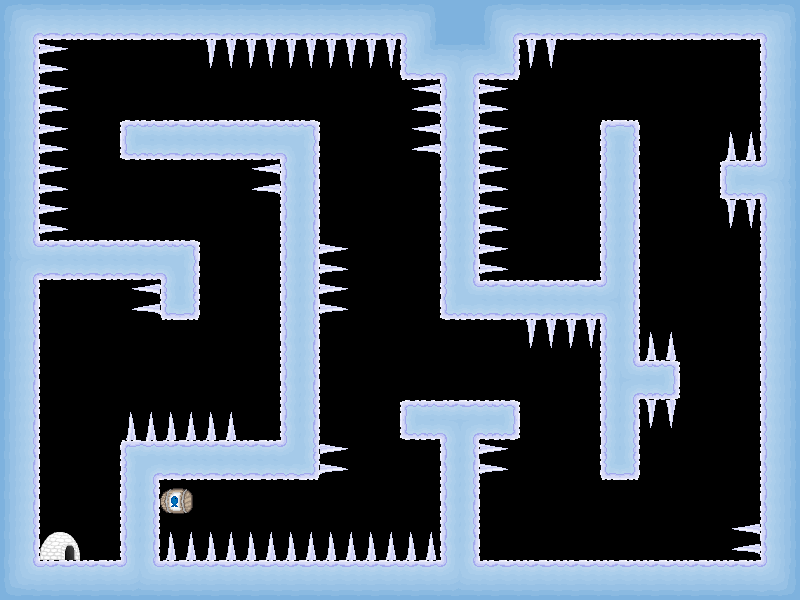

The image is a tile-based game level rendered from a .tmx file. Its description and source (layers, tilesets, objects; grid data summarised) follow:
An orthogonal 20x15 tile map with 40x40 px tiles, 1 tile layer (Kachelebene 1), 4 tilesets.

<map version="1.0" orientation="orthogonal" width="20" height="15" tilewidth="40" tileheight="40">
 <tileset firstgid="1" name="Objekte" tilewidth="40" tileheight="40">
  <image source="Objekte.png" width="160" height="120" />
  <tile id="0">
   <properties>
    <property name="die" value="true" />
    <property name="id" value="14" />
   </properties>
  </tile>
  <tile id="1">
   <properties>
    <property name="die" value="true" />
    <property name="id" value="15" />
   </properties>
  </tile>
  <tile id="2">
   <properties>
    <property name="die" value="true" />
    <property name="id" value="16" />
   </properties>
  </tile>
  <tile id="3">
   <properties>
    <property name="die" value="true" />
    <property name="id" value="17" />
   </properties>
  </tile>
  <tile id="4">
   <properties>
    <property name="id" value="18" />
    <property name="level" value="true" />
   </properties>
  </tile>
  <tile id="5">
   <properties>
    <property name="id" value="19" />
    <property name="level" value="true" />
   </properties>
  </tile>
  <tile id="6">
   <properties>
    <property name="id" value="20" />
    <property name="level" value="true" />
   </properties>
  </tile>
  <tile id="7">
   <properties>
    <property name="id" value="21" />
    <property name="level" value="true" />
   </properties>
  </tile>
  <tile id="8">
   <properties>
    <property name="fish" value="true" />
    <property name="id" value="22" />
   </properties>
  </tile>
  <tile id="9">
   <properties>
    <property name="fish" value="true" />
    <property name="id" value="23" />
   </properties>
  </tile>
  <tile id="10">
   <properties>
    <property name="fish" value="true" />
    <property name="id" value="24" />
   </properties>
  </tile>
  <tile id="11">
   <properties>
    <property name="fish" value="true" />
    <property name="id" value="25" />
   </properties>
  </tile>
 </tileset>
 <tileset firstgid="13" name="Personen" tilewidth="40" tileheight="40">
  <image source="Personen.png" width="160" height="160" />
 </tileset>
 <tileset firstgid="29" name="Texturen" tilewidth="40" tileheight="40">
  <image source="Texturen.png" width="160" height="480" />
  <tile id="0">
   <properties>
    <property name="blocked" value="true" />
    <property name="id" value="0" />
   </properties>
  </tile>
  <tile id="1">
   <properties>
    <property name="blocked" value="true" />
    <property name="id" value="1" />
   </properties>
  </tile>
  <tile id="2">
   <properties>
    <property name="blocked" value="true" />
    <property name="id" value="3" />
   </properties>
  </tile>
  <tile id="3">
   <properties>
    <property name="blocked" value="true" />
    <property name="id" value="4" />
   </properties>
  </tile>
  <tile id="4">
   <properties>
    <property name="blocked" value="true" />
    <property name="id" value="5" />
   </properties>
  </tile>
  <tile id="5">
   <properties>
    <property name="blocked" value="true" />
    <property name="id" value="6" />
   </properties>
  </tile>
  <tile id="6">
   <properties>
    <property name="blocked" value="true" />
    <property name="id" value="7" />
   </properties>
  </tile>
  <tile id="7">
   <properties>
    <property name="blocked" value="true" />
    <property name="id" value="8" />
   </properties>
  </tile>
  <tile id="8">
   <properties>
    <property name="blocked" value="true" />
    <property name="id" value="9" />
   </properties>
  </tile>
  <tile id="9">
   <properties>
    <property name="blocked" value="true" />
    <property name="id" value="10" />
   </properties>
  </tile>
  <tile id="10">
   <properties>
    <property name="blocked" value="true" />
    <property name="id" value="11" />
   </properties>
  </tile>
  <tile id="11">
   <properties>
    <property name="blocked" value="true" />
    <property name="id" value="12" />
   </properties>
  </tile>
  <tile id="12">
   <properties>
    <property name="blocked" value="true" />
    <property name="id" value="13" />
   </properties>
  </tile>
  <tile id="13">
   <properties>
    <property name="blocked" value="true" />
    <property name="id" value="27" />
   </properties>
  </tile>
  <tile id="14">
   <properties>
    <property name="blocked" value="true" />
    <property name="id" value="28" />
   </properties>
  </tile>
  <tile id="15">
   <properties>
    <property name="blocked" value="true" />
    <property name="id" value="29" />
   </properties>
  </tile>
  <tile id="16">
   <properties>
    <property name="blocked" value="true" />
    <property name="id" value="30" />
   </properties>
  </tile>
  <tile id="17">
   <properties>
    <property name="blocked" value="true" />
    <property name="id" value="31" />
   </properties>
  </tile>
  <tile id="18">
   <properties>
    <property name="blocked" value="true" />
    <property name="id" value="32" />
   </properties>
  </tile>
  <tile id="19">
   <properties>
    <property name="blocked" value="true" />
    <property name="id" value="33" />
   </properties>
  </tile>
  <tile id="20">
   <properties>
    <property name="blocked" value="true" />
    <property name="id" value="34" />
   </properties>
  </tile>
  <tile id="21">
   <properties>
    <property name="blocked" value="true" />
    <property name="id" value="35" />
   </properties>
  </tile>
  <tile id="22">
   <properties>
    <property name="blocked" value="true" />
    <property name="id" value="36" />
   </properties>
  </tile>
  <tile id="23">
   <properties>
    <property name="blocked" value="true" />
    <property name="id" value="37" />
   </properties>
  </tile>
  <tile id="24">
   <properties>
    <property name="blocked" value="true" />
    <property name="id" value="38" />
   </properties>
  </tile>
  <tile id="25">
   <properties>
    <property name="blocked" value="true" />
    <property name="id" value="39" />
   </properties>
  </tile>
  <tile id="26">
   <properties>
    <property name="blocked" value="true" />
    <property name="id" value="40" />
   </properties>
  </tile>
  <tile id="27">
   <properties>
    <property name="blocked" value="true" />
    <property name="id" value="41" />
   </properties>
  </tile>
  <tile id="28">
   <properties>
    <property name="blocked" value="true" />
    <property name="id" value="42" />
   </properties>
  </tile>
  <tile id="29">
   <properties>
    <property name="blocked" value="true" />
    <property name="id" value="43" />
   </properties>
  </tile>
  <tile id="30">
   <properties>
    <property name="blocked" value="true" />
    <property name="id" value="44" />
   </properties>
  </tile>
  <tile id="31">
   <properties>
    <property name="blocked" value="true" />
    <property name="id" value="45" />
   </properties>
  </tile>
  <tile id="32">
   <properties>
    <property name="blocked" value="true" />
    <property name="id" value="46" />
   </properties>
  </tile>
  <tile id="33">
   <properties>
    <property name="blocked" value="true" />
    <property name="id" value="47" />
   </properties>
  </tile>
  <tile id="34">
   <properties>
    <property name="blocked" value="true" />
    <property name="id" value="48" />
   </properties>
  </tile>
  <tile id="35">
   <properties>
    <property name="blocked" value="true" />
    <property name="id" value="49" />
   </properties>
  </tile>
  <tile id="36">
   <properties>
    <property name="blocked" value="true" />
    <property name="id" value="50" />
   </properties>
  </tile>
  <tile id="37">
   <properties>
    <property name="blocked" value="true" />
    <property name="id" value="51" />
   </properties>
  </tile>
  <tile id="38">
   <properties>
    <property name="blocked" value="true" />
    <property name="id" value="52" />
   </properties>
  </tile>
  <tile id="39">
   <properties>
    <property name="blocked" value="true" />
    <property name="id" value="53" />
   </properties>
  </tile>
  <tile id="40">
   <properties>
    <property name="blocked" value="true" />
    <property name="id" value="54" />
   </properties>
  </tile>
  <tile id="41">
   <properties>
    <property name="blocked" value="true" />
    <property name="id" value="55" />
   </properties>
  </tile>
  <tile id="42">
   <properties>
    <property name="blocked" value="true" />
    <property name="id" value="56" />
   </properties>
  </tile>
  <tile id="43">
   <properties>
    <property name="blocked" value="true" />
    <property name="id" value="57" />
   </properties>
  </tile>
  <tile id="44">
   <properties>
    <property name="blocked" value="true" />
    <property name="id" value="58" />
   </properties>
  </tile>
  <tile id="45">
   <properties>
    <property name="blocked" value="true" />
    <property name="id" value="59" />
   </properties>
  </tile>
  <tile id="46">
   <properties>
    <property name="blocked" value="true" />
    <property name="id" value="60" />
   </properties>
  </tile>
 </tileset>
 <tileset firstgid="77" name="Eissturm" tilewidth="40" tileheight="40">
  <image source="Eissturm.png" width="40" height="40" />
  <tile id="0">
   <properties>
    <property name="id" value="26" />
    <property name="rotate" value="true" />
   </properties>
  </tile>
 </tileset>
 <layer name="Kachelebene 1" width="20" height="15">
  <properties>
   <property name="id" value="0" />
  </properties>
  <data>[300 cells, 165 non-empty, 35 distinct tile ids]</data>
 </layer>
 <objectgroup name="Objektebene 1" width="20" height="15">
  <properties>
   <property name="id" value="1" />
  </properties>
 </objectgroup>
</map>
